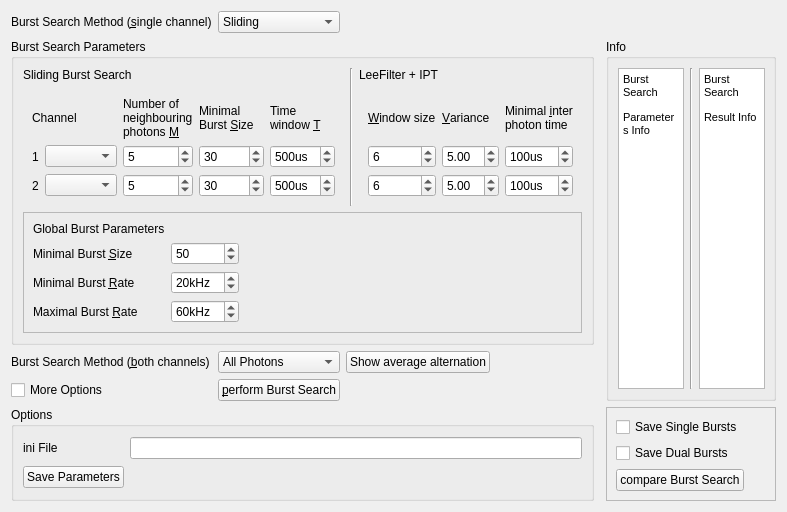
<?xml version="1.0" encoding="UTF-8"?>
<ui version="4.0">
 <class>BurstSearchWidget</class>
 <widget class="QWidget" name="BurstSearchWidget">
  <property name="geometry">
   <rect>
    <x>0</x>
    <y>0</y>
    <width>768</width>
    <height>503</height>
   </rect>
  </property>
  <property name="windowTitle">
   <string>Form</string>
  </property>
  <layout class="QGridLayout" name="gridLayout_7">
   <item row="0" column="0">
    <widget class="QLabel" name="label">
     <property name="text">
      <string>Burst Search Method (&amp;single channel)</string>
     </property>
     <property name="buddy">
      <cstring>comboBoxMethod</cstring>
     </property>
    </widget>
   </item>
   <item row="0" column="1">
    <widget class="QComboBox" name="comboBoxMethod">
     <property name="minimumSize">
      <size>
       <width>100</width>
       <height>0</height>
      </size>
     </property>
     <item>
      <property name="text">
       <string>Sliding</string>
      </property>
     </item>
     <item>
      <property name="text">
       <string>Lee filter + IPT</string>
      </property>
     </item>
     <item>
      <property name="text">
       <string>Binned</string>
      </property>
     </item>
    </widget>
   </item>
   <item row="0" column="3">
    <spacer name="horizontalSpacer_4">
     <property name="orientation">
      <enum>Qt::Horizontal</enum>
     </property>
     <property name="sizeHint" stdset="0">
      <size>
       <width>203</width>
       <height>20</height>
      </size>
     </property>
    </spacer>
   </item>
   <item row="2" column="2">
    <widget class="QPushButton" name="pushButtonBurstView">
     <property name="text">
      <string>Show average alternation</string>
     </property>
    </widget>
   </item>
   <item row="3" column="0">
    <widget class="QCheckBox" name="checkBoxMore">
     <property name="text">
      <string>More Options</string>
     </property>
    </widget>
   </item>
   <item row="3" column="1">
    <widget class="QPushButton" name="pushButtonStart">
     <property name="text">
      <string>&amp;perform Burst Search</string>
     </property>
    </widget>
   </item>
   <item row="1" column="6">
    <spacer name="horizontalSpacer">
     <property name="orientation">
      <enum>Qt::Horizontal</enum>
     </property>
     <property name="sizeHint" stdset="0">
      <size>
       <width>40</width>
       <height>20</height>
      </size>
     </property>
    </spacer>
   </item>
   <item row="2" column="0">
    <widget class="QLabel" name="label_8">
     <property name="text">
      <string>Burst Search Method (&amp;both channels)</string>
     </property>
     <property name="buddy">
      <cstring>comboBoxMethodDual</cstring>
     </property>
    </widget>
   </item>
   <item row="2" column="1">
    <widget class="QComboBox" name="comboBoxMethodDual">
     <property name="minimumSize">
      <size>
       <width>100</width>
       <height>0</height>
      </size>
     </property>
     <item>
      <property name="text">
       <string>All Photons</string>
      </property>
     </item>
     <item>
      <property name="text">
       <string>Dual Channel</string>
      </property>
     </item>
     <item>
      <property name="text">
       <string>Combined</string>
      </property>
     </item>
    </widget>
   </item>
   <item row="1" column="0" colspan="4">
    <widget class="QGroupBox" name="groupBoxBSParams">
     <property name="title">
      <string>Burst Search Parameters</string>
     </property>
     <layout class="QGridLayout" name="gridLayout_8">
      <item row="4" column="0" colspan="3">
       <widget class="QFrame" name="frame_2">
        <property name="frameShape">
         <enum>QFrame::StyledPanel</enum>
        </property>
        <property name="frameShadow">
         <enum>QFrame::Raised</enum>
        </property>
        <layout class="QGridLayout" name="gridLayout_5">
         <item row="3" column="0">
          <widget class="QLabel" name="label_17">
           <property name="text">
            <string>Maximal Burst &amp;Rate</string>
           </property>
           <property name="buddy">
            <cstring>spinBoxMaxRateGlobal</cstring>
           </property>
          </widget>
         </item>
         <item row="2" column="0">
          <widget class="QLabel" name="label_16">
           <property name="text">
            <string>Minimal Burst &amp;Rate</string>
           </property>
           <property name="buddy">
            <cstring>spinBoxMinRateGlobal</cstring>
           </property>
          </widget>
         </item>
         <item row="2" column="1">
          <widget class="QSpinBox" name="spinBoxMinRateGlobal">
           <property name="minimumSize">
            <size>
             <width>65</width>
             <height>0</height>
            </size>
           </property>
           <property name="suffix">
            <string>kHz</string>
           </property>
           <property name="minimum">
            <number>1</number>
           </property>
           <property name="maximum">
            <number>500</number>
           </property>
           <property name="singleStep">
            <number>10</number>
           </property>
           <property name="value">
            <number>20</number>
           </property>
          </widget>
         </item>
         <item row="3" column="1">
          <widget class="QSpinBox" name="spinBoxMaxRateGlobal">
           <property name="minimumSize">
            <size>
             <width>65</width>
             <height>0</height>
            </size>
           </property>
           <property name="suffix">
            <string>kHz</string>
           </property>
           <property name="minimum">
            <number>1</number>
           </property>
           <property name="maximum">
            <number>500</number>
           </property>
           <property name="singleStep">
            <number>10</number>
           </property>
           <property name="value">
            <number>60</number>
           </property>
          </widget>
         </item>
         <item row="1" column="1">
          <widget class="QSpinBox" name="spinBoxMinSizeGlobal">
           <property name="minimumSize">
            <size>
             <width>65</width>
             <height>0</height>
            </size>
           </property>
           <property name="minimum">
            <number>1</number>
           </property>
           <property name="maximum">
            <number>500</number>
           </property>
           <property name="singleStep">
            <number>10</number>
           </property>
           <property name="value">
            <number>50</number>
           </property>
          </widget>
         </item>
         <item row="0" column="0">
          <widget class="QLabel" name="label_14">
           <property name="text">
            <string>Global Burst Parameters</string>
           </property>
          </widget>
         </item>
         <item row="1" column="0">
          <widget class="QLabel" name="label_15">
           <property name="text">
            <string>Minimal Burst &amp;Size</string>
           </property>
           <property name="buddy">
            <cstring>spinBoxMinSizeGlobal</cstring>
           </property>
          </widget>
         </item>
         <item row="1" column="2" rowspan="3">
          <spacer name="horizontalSpacer_5">
           <property name="orientation">
            <enum>Qt::Horizontal</enum>
           </property>
           <property name="sizeHint" stdset="0">
            <size>
             <width>40</width>
             <height>20</height>
            </size>
           </property>
          </spacer>
         </item>
        </layout>
       </widget>
      </item>
      <item row="1" column="2">
       <widget class="QFrame" name="frameLee">
        <layout class="QGridLayout" name="gridLayout_4">
         <item row="0" column="0">
          <widget class="QLabel" name="label_5">
           <property name="text">
            <string>&amp;Window size</string>
           </property>
           <property name="buddy">
            <cstring>spinBox_LeeWin</cstring>
           </property>
          </widget>
         </item>
         <item row="0" column="1">
          <widget class="QLabel" name="label_6">
           <property name="text">
            <string>&amp;Variance</string>
           </property>
           <property name="buddy">
            <cstring>doubleSpinBox_LeeVar</cstring>
           </property>
          </widget>
         </item>
         <item row="0" column="2">
          <widget class="QLabel" name="label_7">
           <property name="text">
            <string>Minimal &amp;inter
photon time</string>
           </property>
           <property name="buddy">
            <cstring>doubleSpinBox_IPT</cstring>
           </property>
          </widget>
         </item>
         <item row="1" column="0">
          <widget class="QSpinBox" name="spinBox_LeeWin">
           <property name="value">
            <number>6</number>
           </property>
          </widget>
         </item>
         <item row="1" column="1">
          <widget class="QDoubleSpinBox" name="doubleSpinBox_LeeVar">
           <property name="suffix">
            <string/>
           </property>
           <property name="value">
            <double>5.000000000000000</double>
           </property>
          </widget>
         </item>
         <item row="1" column="2">
          <widget class="QDoubleSpinBox" name="doubleSpinBox_IPT">
           <property name="suffix">
            <string>us</string>
           </property>
           <property name="decimals">
            <number>0</number>
           </property>
           <property name="maximum">
            <double>1000.000000000000000</double>
           </property>
           <property name="singleStep">
            <double>100.000000000000000</double>
           </property>
           <property name="value">
            <double>100.000000000000000</double>
           </property>
          </widget>
         </item>
         <item row="2" column="0">
          <widget class="QSpinBox" name="spinBox_LeeWin_2">
           <property name="value">
            <number>6</number>
           </property>
          </widget>
         </item>
         <item row="2" column="1">
          <widget class="QDoubleSpinBox" name="doubleSpinBox_LeeVar_2">
           <property name="suffix">
            <string/>
           </property>
           <property name="value">
            <double>5.000000000000000</double>
           </property>
          </widget>
         </item>
         <item row="2" column="2">
          <widget class="QDoubleSpinBox" name="doubleSpinBox_IPT_2">
           <property name="suffix">
            <string>us</string>
           </property>
           <property name="decimals">
            <number>0</number>
           </property>
           <property name="maximum">
            <double>1000.000000000000000</double>
           </property>
           <property name="singleStep">
            <double>100.000000000000000</double>
           </property>
           <property name="value">
            <double>100.000000000000000</double>
           </property>
          </widget>
         </item>
        </layout>
       </widget>
      </item>
      <item row="1" column="0">
       <widget class="QFrame" name="frameSliding">
        <layout class="QGridLayout" name="gridLayout">
         <item row="1" column="1">
          <widget class="QComboBoxChannel" name="comboBoxChannel1"/>
         </item>
         <item row="1" column="3">
          <widget class="QSpinBox" name="spinBox_L">
           <property name="minimumSize">
            <size>
             <width>65</width>
             <height>0</height>
            </size>
           </property>
           <property name="minimum">
            <number>1</number>
           </property>
           <property name="maximum">
            <number>500</number>
           </property>
           <property name="singleStep">
            <number>10</number>
           </property>
           <property name="value">
            <number>30</number>
           </property>
          </widget>
         </item>
         <item row="1" column="2">
          <widget class="QSpinBox" name="spinBox_M">
           <property name="minimumSize">
            <size>
             <width>65</width>
             <height>0</height>
            </size>
           </property>
           <property name="minimum">
            <number>1</number>
           </property>
           <property name="maximum">
            <number>100</number>
           </property>
           <property name="value">
            <number>5</number>
           </property>
          </widget>
         </item>
         <item row="0" column="3">
          <widget class="QLabel" name="label_2">
           <property name="text">
            <string>Minimal
Burst &amp;Size</string>
           </property>
           <property name="buddy">
            <cstring>spinBox_L</cstring>
           </property>
          </widget>
         </item>
         <item row="0" column="4">
          <widget class="QLabel" name="label_4">
           <property name="text">
            <string>Time
window &amp;T</string>
           </property>
           <property name="buddy">
            <cstring>doubleSpinBox_T</cstring>
           </property>
          </widget>
         </item>
         <item row="1" column="4">
          <widget class="QDoubleSpinBox" name="doubleSpinBox_T">
           <property name="minimumSize">
            <size>
             <width>65</width>
             <height>0</height>
            </size>
           </property>
           <property name="suffix">
            <string>us</string>
           </property>
           <property name="decimals">
            <number>0</number>
           </property>
           <property name="minimum">
            <double>1.000000000000000</double>
           </property>
           <property name="maximum">
            <double>2000.000000000000000</double>
           </property>
           <property name="singleStep">
            <double>100.000000000000000</double>
           </property>
           <property name="value">
            <double>500.000000000000000</double>
           </property>
          </widget>
         </item>
         <item row="2" column="4">
          <widget class="QDoubleSpinBox" name="doubleSpinBox_T_2">
           <property name="minimumSize">
            <size>
             <width>65</width>
             <height>0</height>
            </size>
           </property>
           <property name="suffix">
            <string>us</string>
           </property>
           <property name="decimals">
            <number>0</number>
           </property>
           <property name="minimum">
            <double>1.000000000000000</double>
           </property>
           <property name="maximum">
            <double>2000.000000000000000</double>
           </property>
           <property name="singleStep">
            <double>100.000000000000000</double>
           </property>
           <property name="value">
            <double>500.000000000000000</double>
           </property>
          </widget>
         </item>
         <item row="2" column="3">
          <widget class="QSpinBox" name="spinBox_L_2">
           <property name="minimumSize">
            <size>
             <width>65</width>
             <height>0</height>
            </size>
           </property>
           <property name="minimum">
            <number>1</number>
           </property>
           <property name="maximum">
            <number>500</number>
           </property>
           <property name="singleStep">
            <number>10</number>
           </property>
           <property name="value">
            <number>30</number>
           </property>
          </widget>
         </item>
         <item row="2" column="2">
          <widget class="QSpinBox" name="spinBox_M_2">
           <property name="minimumSize">
            <size>
             <width>65</width>
             <height>0</height>
            </size>
           </property>
           <property name="minimum">
            <number>1</number>
           </property>
           <property name="maximum">
            <number>100</number>
           </property>
           <property name="value">
            <number>5</number>
           </property>
          </widget>
         </item>
         <item row="0" column="2">
          <widget class="QLabel" name="label_3">
           <property name="text">
            <string>Number of
neighbouring
photons &amp;M</string>
           </property>
           <property name="buddy">
            <cstring>spinBox_M</cstring>
           </property>
          </widget>
         </item>
         <item row="2" column="1">
          <widget class="QComboBoxChannel" name="comboBoxChannel2"/>
         </item>
         <item row="1" column="0">
          <widget class="QLabel" name="label_13">
           <property name="text">
            <string>1</string>
           </property>
          </widget>
         </item>
         <item row="2" column="0">
          <widget class="QLabel" name="label_18">
           <property name="text">
            <string>2</string>
           </property>
          </widget>
         </item>
         <item row="0" column="0" colspan="2">
          <widget class="QLabel" name="label_12">
           <property name="text">
            <string>Channel</string>
           </property>
           <property name="buddy">
            <cstring>comboBoxChannel1</cstring>
           </property>
          </widget>
         </item>
        </layout>
       </widget>
      </item>
      <item row="0" column="2">
       <widget class="QLabel" name="label_11">
        <property name="text">
         <string>LeeFilter + IPT</string>
        </property>
       </widget>
      </item>
      <item row="0" column="0">
       <widget class="QLabel" name="label_10">
        <property name="text">
         <string>Sliding Burst Search</string>
        </property>
       </widget>
      </item>
      <item row="0" column="1" rowspan="2">
       <widget class="Line" name="line_2">
        <property name="orientation">
         <enum>Qt::Vertical</enum>
        </property>
       </widget>
      </item>
     </layout>
    </widget>
   </item>
   <item row="1" column="5" rowspan="3">
    <widget class="QGroupBox" name="groupBoxInfo">
     <property name="minimumSize">
      <size>
       <width>170</width>
       <height>0</height>
      </size>
     </property>
     <property name="title">
      <string>Info</string>
     </property>
     <layout class="QGridLayout" name="gridLayout_2">
      <item row="0" column="1">
       <widget class="Line" name="line">
        <property name="orientation">
         <enum>Qt::Vertical</enum>
        </property>
       </widget>
      </item>
      <item row="0" column="0">
       <widget class="QTextBrowser" name="textBrowserParams">
        <property name="html">
         <string>&lt;!DOCTYPE HTML PUBLIC &quot;-//W3C//DTD HTML 4.0//EN&quot; &quot;http://www.w3.org/TR/REC-html40/strict.dtd&quot;&gt;
&lt;html&gt;&lt;head&gt;&lt;meta name=&quot;qrichtext&quot; content=&quot;1&quot; /&gt;&lt;style type=&quot;text/css&quot;&gt;
p, li { white-space: pre-wrap; }
&lt;/style&gt;&lt;/head&gt;&lt;body style=&quot; font-family:'MS Shell Dlg 2'; font-size:8.25pt; font-weight:400; font-style:normal;&quot;&gt;
&lt;p style=&quot; margin-top:12px; margin-bottom:12px; margin-left:0px; margin-right:0px; -qt-block-indent:0; text-indent:0px;&quot;&gt;&lt;span style=&quot; font-size:8pt;&quot;&gt;Burst Search&lt;/span&gt;&lt;/p&gt;
&lt;p style=&quot; margin-top:12px; margin-bottom:12px; margin-left:0px; margin-right:0px; -qt-block-indent:0; text-indent:0px;&quot;&gt;&lt;span style=&quot; font-size:8pt;&quot;&gt;Parameters Info&lt;/span&gt;&lt;/p&gt;&lt;/body&gt;&lt;/html&gt;</string>
        </property>
       </widget>
      </item>
      <item row="0" column="2">
       <widget class="QTextBrowser" name="textBrowserResult">
        <property name="html">
         <string>&lt;!DOCTYPE HTML PUBLIC &quot;-//W3C//DTD HTML 4.0//EN&quot; &quot;http://www.w3.org/TR/REC-html40/strict.dtd&quot;&gt;
&lt;html&gt;&lt;head&gt;&lt;meta name=&quot;qrichtext&quot; content=&quot;1&quot; /&gt;&lt;style type=&quot;text/css&quot;&gt;
p, li { white-space: pre-wrap; }
&lt;/style&gt;&lt;/head&gt;&lt;body style=&quot; font-family:'MS Shell Dlg 2'; font-size:8.25pt; font-weight:400; font-style:normal;&quot;&gt;
&lt;p style=&quot; margin-top:12px; margin-bottom:12px; margin-left:0px; margin-right:0px; -qt-block-indent:0; text-indent:0px;&quot;&gt;&lt;span style=&quot; font-size:8pt;&quot;&gt;Burst Search&lt;/span&gt;&lt;/p&gt;
&lt;p style=&quot; margin-top:12px; margin-bottom:12px; margin-left:0px; margin-right:0px; -qt-block-indent:0; text-indent:0px;&quot;&gt;&lt;span style=&quot; font-size:8pt;&quot;&gt;Result Info&lt;/span&gt;&lt;/p&gt;&lt;/body&gt;&lt;/html&gt;</string>
        </property>
       </widget>
      </item>
     </layout>
    </widget>
   </item>
   <item row="4" column="5">
    <widget class="QFrame" name="frame">
     <property name="frameShape">
      <enum>QFrame::StyledPanel</enum>
     </property>
     <property name="frameShadow">
      <enum>QFrame::Raised</enum>
     </property>
     <layout class="QGridLayout" name="gridLayout_6">
      <item row="2" column="0">
       <widget class="QCheckBox" name="checkBoxSaveDual">
        <property name="text">
         <string>Save Dual Bursts</string>
        </property>
       </widget>
      </item>
      <item row="0" column="0">
       <widget class="QCheckBox" name="checkBoxSaveSingle">
        <property name="text">
         <string>Save Single Bursts</string>
        </property>
       </widget>
      </item>
      <item row="3" column="0">
       <widget class="QPushButton" name="pushButton">
        <property name="text">
         <string>compare Burst Search</string>
        </property>
       </widget>
      </item>
      <item row="2" column="1">
       <spacer name="horizontalSpacer_2">
        <property name="orientation">
         <enum>Qt::Horizontal</enum>
        </property>
        <property name="sizeHint" stdset="0">
         <size>
          <width>40</width>
          <height>20</height>
         </size>
        </property>
       </spacer>
      </item>
     </layout>
    </widget>
   </item>
   <item row="4" column="0" colspan="4">
    <widget class="QGroupBox" name="groupBoxMoreOptions">
     <property name="title">
      <string>Options</string>
     </property>
     <layout class="QGridLayout" name="gridLayout_3">
      <item row="0" column="0">
       <widget class="QLabel" name="label_9">
        <property name="text">
         <string>ini File</string>
        </property>
        <property name="buddy">
         <cstring>lineEditIni</cstring>
        </property>
       </widget>
      </item>
      <item row="0" column="1">
       <widget class="QEnhancedLineEdit" name="lineEditIni"/>
      </item>
      <item row="1" column="0">
       <widget class="QPushButton" name="pushButtonSaveIni">
        <property name="text">
         <string>Save Parameters</string>
        </property>
       </widget>
      </item>
     </layout>
    </widget>
   </item>
   <item row="0" column="2">
    <spacer name="horizontalSpacer_3">
     <property name="orientation">
      <enum>Qt::Horizontal</enum>
     </property>
     <property name="sizeType">
      <enum>QSizePolicy::Preferred</enum>
     </property>
     <property name="sizeHint" stdset="0">
      <size>
       <width>40</width>
       <height>20</height>
      </size>
     </property>
    </spacer>
   </item>
   <item row="3" column="2" colspan="2">
    <spacer name="horizontalSpacer_7">
     <property name="orientation">
      <enum>Qt::Horizontal</enum>
     </property>
     <property name="sizeHint" stdset="0">
      <size>
       <width>40</width>
       <height>20</height>
      </size>
     </property>
    </spacer>
   </item>
   <item row="2" column="3">
    <spacer name="horizontalSpacer_6">
     <property name="orientation">
      <enum>Qt::Horizontal</enum>
     </property>
     <property name="sizeHint" stdset="0">
      <size>
       <width>40</width>
       <height>20</height>
      </size>
     </property>
    </spacer>
   </item>
   <item row="5" column="0" colspan="6">
    <spacer name="verticalSpacer">
     <property name="orientation">
      <enum>Qt::Vertical</enum>
     </property>
     <property name="sizeHint" stdset="0">
      <size>
       <width>20</width>
       <height>40</height>
      </size>
     </property>
    </spacer>
   </item>
  </layout>
 </widget>
 <customwidgets>
  <customwidget>
   <class>QEnhancedLineEdit</class>
   <extends>QLineEdit</extends>
   <header>qenhancedlineedit.h</header>
  </customwidget>
  <customwidget>
   <class>QComboBoxChannel</class>
   <extends>QComboBox</extends>
   <header>../alexplots.h</header>
  </customwidget>
 </customwidgets>
 <tabstops>
  <tabstop>comboBoxMethod</tabstop>
  <tabstop>spinBox_M</tabstop>
  <tabstop>spinBox_M_2</tabstop>
  <tabstop>spinBox_L</tabstop>
  <tabstop>spinBox_L_2</tabstop>
  <tabstop>doubleSpinBox_T</tabstop>
  <tabstop>doubleSpinBox_T_2</tabstop>
  <tabstop>spinBox_LeeWin</tabstop>
  <tabstop>spinBox_LeeWin_2</tabstop>
  <tabstop>doubleSpinBox_LeeVar</tabstop>
  <tabstop>doubleSpinBox_LeeVar_2</tabstop>
  <tabstop>doubleSpinBox_IPT</tabstop>
  <tabstop>doubleSpinBox_IPT_2</tabstop>
  <tabstop>comboBoxMethodDual</tabstop>
  <tabstop>textBrowserParams</tabstop>
  <tabstop>textBrowserResult</tabstop>
  <tabstop>lineEditIni</tabstop>
  <tabstop>pushButtonSaveIni</tabstop>
  <tabstop>checkBoxSaveSingle</tabstop>
  <tabstop>checkBoxSaveDual</tabstop>
  <tabstop>pushButton</tabstop>
 </tabstops>
 <resources/>
 <connections>
  <connection>
   <sender>checkBoxMore</sender>
   <signal>clicked(bool)</signal>
   <receiver>groupBoxMoreOptions</receiver>
   <slot>setVisible(bool)</slot>
   <hints>
    <hint type="sourcelabel">
     <x>93</x>
     <y>367</y>
    </hint>
    <hint type="destinationlabel">
     <x>112</x>
     <y>443</y>
    </hint>
   </hints>
  </connection>
  <connection>
   <sender>checkBoxMore</sender>
   <signal>clicked(bool)</signal>
   <receiver>frame</receiver>
   <slot>setVisible(bool)</slot>
   <hints>
    <hint type="sourcelabel">
     <x>186</x>
     <y>367</y>
    </hint>
    <hint type="destinationlabel">
     <x>589</x>
     <y>412</y>
    </hint>
   </hints>
  </connection>
 </connections>
</ui>
